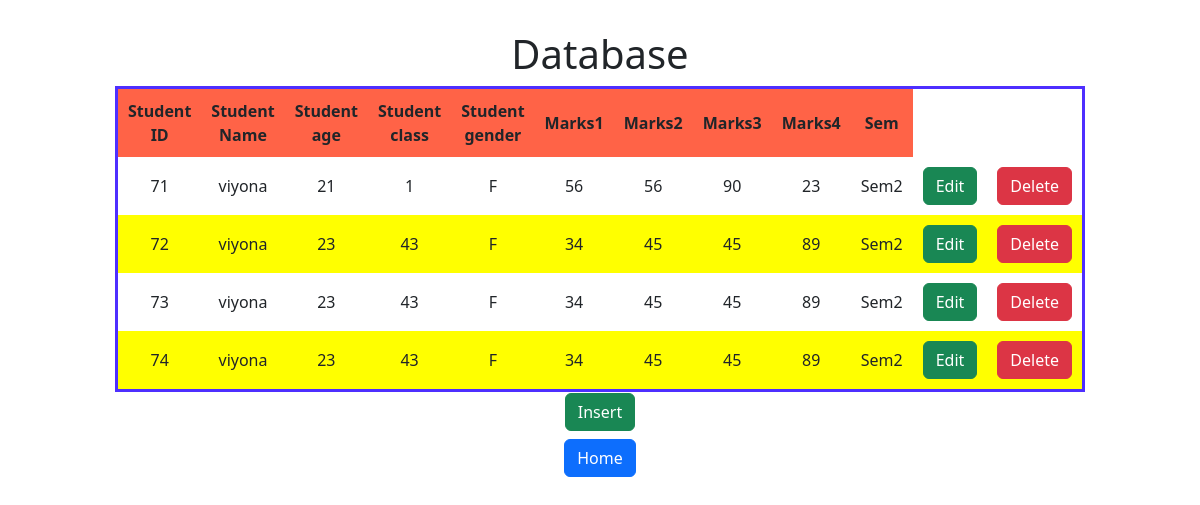
Screenshot of /database/ with the database file from the repository.
### results/models.py (models this page shows)
class student(models.Model):
    name=models.CharField(max_length=20)
    age=models.IntegerField()
    gender=models.CharField(max_length=1)
    standard=models.IntegerField()
    marks1=models.IntegerField()
    instrument = models.CharField(choices=(
            ('g', "Guitar"),
            ('b', "Bass"),
            ('d', "Drums"),
        ),
        max_length=1,null=True
    )
    marks2=models.IntegerField()
    marks3=models.IntegerField()
    marks4=models.IntegerField()
    sem=models.CharField(null=True, max_length=5)

### results/views.py (the view, shortened to what this page needs)
# urls.py: path('database/',views.database,name='database'),
def database(request):
    try:
        data=student.objects.all()
        return render(request,'database.html',{'b':data })
    except Exception as e:
      print(e)
      return HttpResponse(e)

### templates/database.html (shortened to what this page needs)
{% load static %}
<!DOCTYPE html>
<html lang="en">
<head>
    <link href="https://cdn.jsdelivr.net/npm/bootstrap@5.3.0-alpha1/dist/css/bootstrap.min.css" rel="stylesheet">
    <link rel="stylesheet" href="{% static 'table.css' %}">
</head>
<body >
    <form method="POST" class="database">
        <center>
            <h1 >Database</h1>
            <table border="1"  cellspacing="0" class="table_container">
                <tr>
                    <th >Student ID </th>
                    <th>Student Name</th>
                    <th>Student age</th>
                    <th>Student class</th>
                    <th>Student gender</th>
                    <th>Marks1</th>
                    <th>Marks2</th>
                    <th>Marks3</th>
                    <th>Marks4</th>
                    <th>Sem</th>
                    </tr>
                {% for i in b %}
                <tr>
                    <td>{{i.id}}</td>
                    <td>{{i.name}}</td>
                    <td>{{i.age}}</td>
                    <td>{{i.standard}}</td>
                    <td>{{i.gender}}</td>
                    <td>{{i.marks1}}</td>
                    <td>{{i.marks2}}</td>
                    <td>{{i.marks3}}</td>
                    <td>{{i.marks4}}</td>
                    <td>{{i.sem}}</td>
                    <td><a href="{% url 'edit'  i.id %} " class="btn btn-success">Edit</a></td>
                    <td><button type="submit" value="{{i.id}}" class="btn btn-danger" name="delete">Delete</button></td>
                    </tr>
                {% endfor %}
            </table>
            <h3><a href="{% url 'display' %}" class="btn btn-success"> Insert</a></h3>
            <h3><a href="{% url 'home'%}" class="btn btn-primary">Home</a></h3>
        </center>
    </form>
</body>
</html>

### static/table.css (style rules this page uses)
.table_container { width: 700px; height: 300px; border-collapse: collapse; border: 3px solid rgb(78, 47, 255); }
.database { margin-top: 30px; }
.table_container td { padding: 10px; text-align: center; }
.table_container th { padding: 10px; text-align: center; background-color:tomato; }
tr:nth-child(odd) { background-color: yellow; }
body { place-items: center; display: grid; }

### rows the page displays
student: id "71", name "viyona", age "21", standard "1", gender "F", marks1 "56", marks2 "56", marks3 "90", marks4 "23", sem "Sem2"
student: id "72", name "viyona", age "23", standard "43", gender "F", marks1 "34", marks2 "45", marks3 "45", marks4 "89", sem "Sem2"
student: id "73", name "viyona", age "23", standard "43", gender "F", marks1 "34", marks2 "45", marks3 "45", marks4 "89", sem "Sem2"
student: id "74", name "viyona", age "23", standard "43", gender "F", marks1 "34", marks2 "45", marks3 "45", marks4 "89", sem "Sem2"
